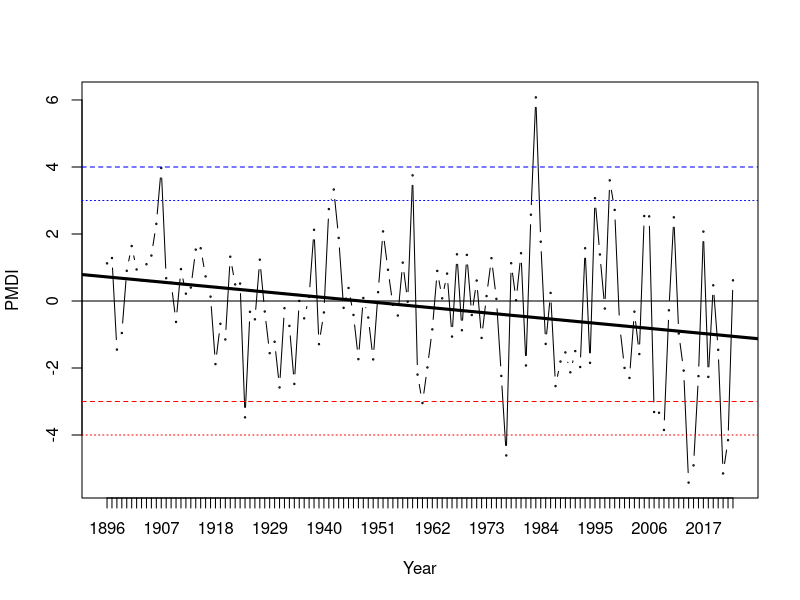
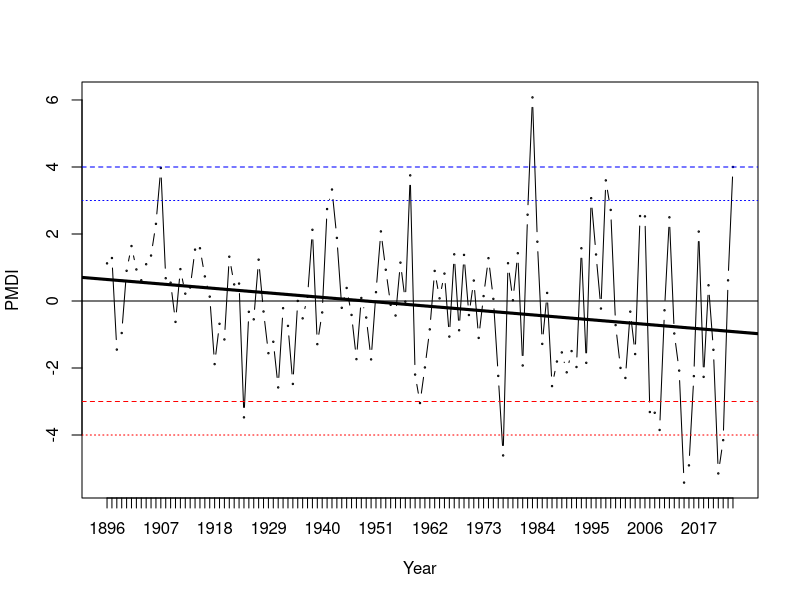
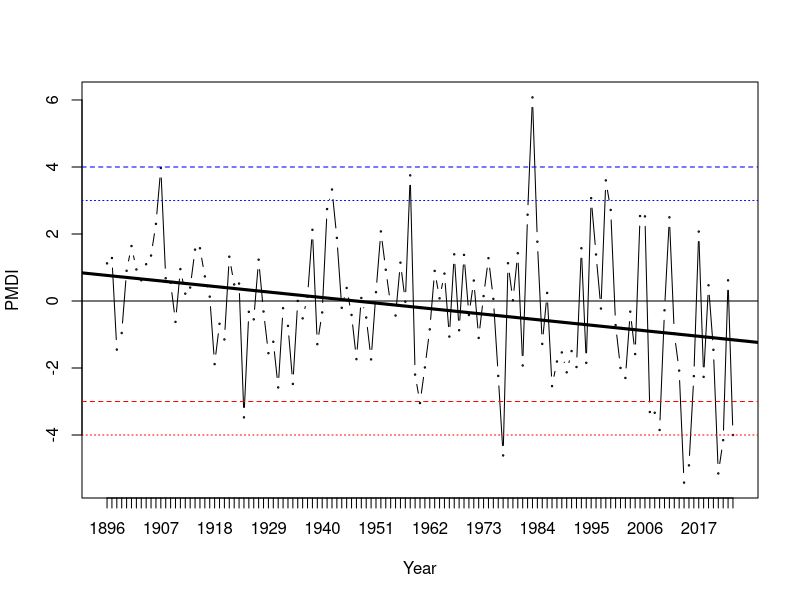

Write the R code that produced these figures, in order.
#PART 1: LOAD, PLAY AROUND AND VISUALIZE DATA
data=read.csv("calpmdi23.csv") #add file to blank "data" slot

head(data) #show first few rows of the data
summary(data) #check summary

plot(data$pmdi~data$Year,type="b",cex=0.2, xlab="Year",ylab="PMDI",xaxt="n") #initial plot
axis(1,at=data$Year,labels=data$Year)

#plot lines for each pmdi value, label by color and pattern (preset)
abline(0,0,lty=1,col="black") 
abline(4,0,lty=2,col ="blue")
abline(3,0,lty =3,col="blue")
abline(-3,0,lty =2,col="red")
abline(-4,0,lty =3,col ="red")

pmdi_lr=lm(data$pmdi~data$Year) #linear regression (check whether drought changed over time)
summary(pmdi_lr)

abline(pmdi_lr,lty=1,lwd=3) #add regression line



##PART 2: IF 2024 WAS A WET YEAR
data24wet<-rbind(data,c(2024,4.0)) #add 2024 as wet year

#try the plots and analyses again to see what changes
plot(data24wet$pmdi~data24wet$Year,type="b",cex=0.2,xlab="Year",ylab="PMDI",xaxt="n")
axis(1,at=data24wet$Year,labels=data24wet$Year)

#plot the same preset
abline(0,0,lty =1,col="black") 
abline(4,0,lty=2,col="blue")
abline(3,0,lty=3,col="blue")
abline(-3,0,lty=2,col="red")
abline(-4,0,lty=3,col="red")

#linear regression for model with wet 2024
pmdi_lr_wet=lm(data24wet$pmdi~data24wet$Year) 
summary(pmdi_lr_wet)

abline(pmdi_lr_wet,lty=1,lwd=3) #then regression line 



##PART 3: IF 2024 WAS A DRY YEAR
data24dry<-rbind(data,c(2024,-4.0)) #add 2024 as dry year

#plot again with new 2024 data
plot(data24dry$pmdi~data24dry$Year,type="b",cex=0.2,xlab="Year",ylab="PMDI",xaxt="n")
axis(1,at=data24dry$Year,labels=data24dry$Year)

#plot same preset
abline(0,0,lty=1,col="black")
abline(4,0,lty=2,col="blue")
abline(3,0,lty=3,col="blue")
abline(-3,0,lty=2,col="red")
abline(-4,0,lty=3,col="red")

#linear regression for model with dry 2024
pmdi_lr_dry=lm(data24dry$pmdi~data24dry$Year) 
summary(pmdi_lr_dry)

abline(pmdi_lr_dry,lty=1,lwd=3) #then regression line

